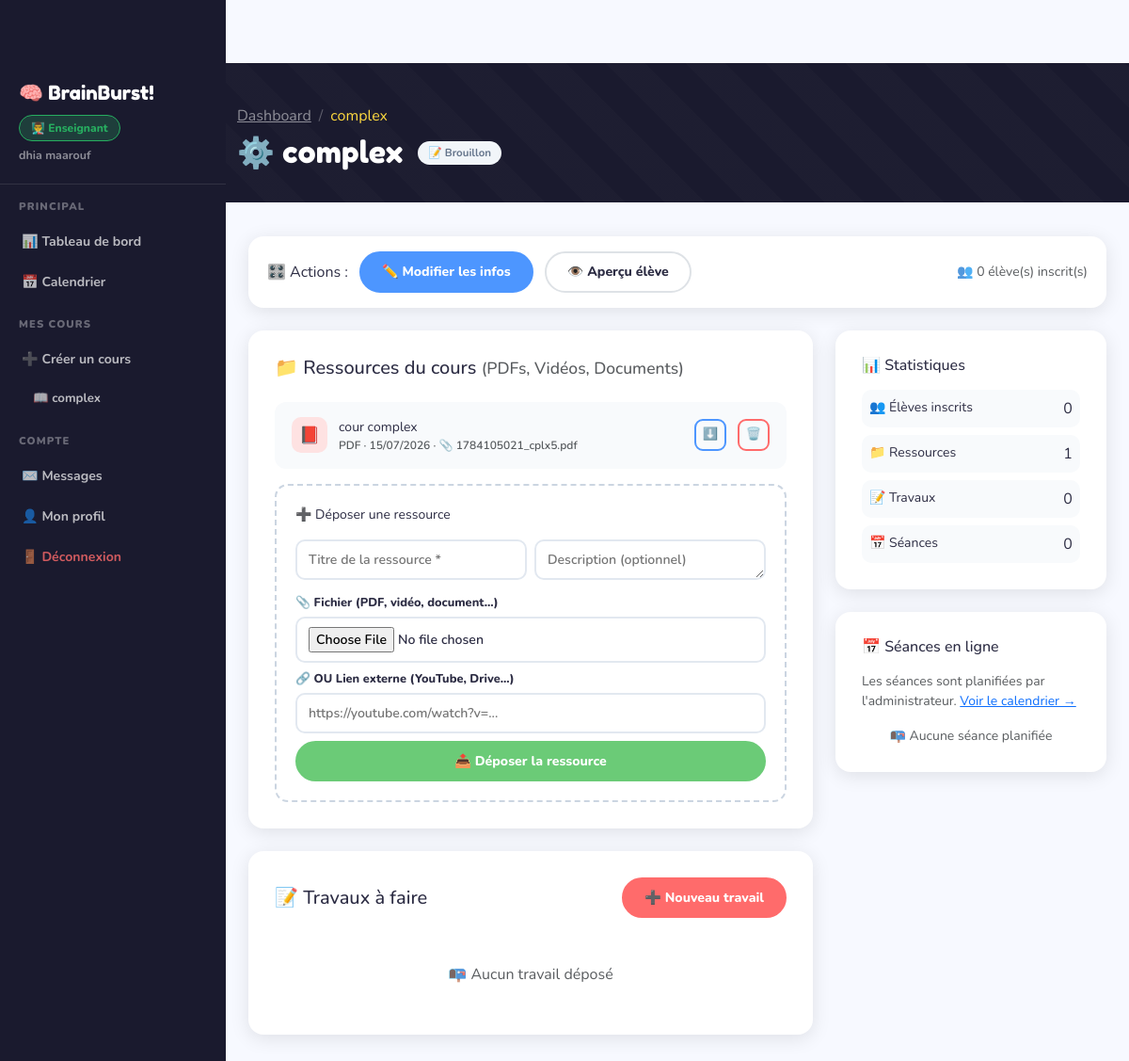
Screenshot of /teacher/cours/1/contenu (signed in) with the database file from the repository.
### app.py (models this page shows)
class User(UserMixin, db.Model):
    id            = db.Column(db.Integer, primary_key=True)
    nom           = db.Column(db.String(100), nullable=False)
    prenom        = db.Column(db.String(100), nullable=False)
    email         = db.Column(db.String(150), unique=True, nullable=False)
    password      = db.Column(db.String(200), nullable=False)
    role          = db.Column(db.String(20),  default='eleve')  # admin | enseignant | eleve
    actif         = db.Column(db.Boolean,     default=True)
    bio           = db.Column(db.Text,        default='')
    date_creation = db.Column(db.DateTime,    default=datetime.utcnow)
    groupe_id     = db.Column(db.Integer, db.ForeignKey('groupe.id'), nullable=True)
    cours_crees  = db.relationship('Cours',       backref='enseignant', lazy=True)
    inscriptions = db.relationship('Inscription', backref='eleve',      lazy=True)
    travaux_rendus = db.relationship('TravauxRendu', backref='eleve',   lazy=True)
    msg_envoyes  = db.relationship('Message', foreign_keys='Message.expediteur_id',   backref='expediteur',   lazy=True)
    msg_recus    = db.relationship('Message', foreign_keys='Message.destinataire_id', backref='destinataire', lazy=True)

class Cours(db.Model):
    id            = db.Column(db.Integer, primary_key=True)
    titre         = db.Column(db.String(200), nullable=False)
    description   = db.Column(db.Text,        nullable=False)
    niveau        = db.Column(db.String(50),   nullable=False)
    publie        = db.Column(db.Boolean,      default=False)
    date_creation = db.Column(db.DateTime,     default=datetime.utcnow)
    enseignant_id = db.Column(db.Integer,      db.ForeignKey('user.id'),    nullable=False)
    matiere_id    = db.Column(db.Integer,      db.ForeignKey('matiere.id'), nullable=True)
    ressources   = db.relationship('Ressource',   backref='cours', lazy=True, cascade='all, delete-orphan')
    inscriptions = db.relationship('Inscription', backref='cours', lazy=True, cascade='all, delete-orphan')
    travaux      = db.relationship('Travail',     backref='cours', lazy=True, cascade='all, delete-orphan')
    seances      = db.relationship('Seance',      backref='cours', lazy=True, cascade='all, delete-orphan')

class Ressource(db.Model):
    id          = db.Column(db.Integer, primary_key=True)
    titre       = db.Column(db.String(200), nullable=False)
    description = db.Column(db.Text)
    type_fichier= db.Column(db.String(20))   # pdf | video | autre
    nom_fichier = db.Column(db.String(300))
    url_externe = db.Column(db.String(500))   # lien YouTube/Drive optionnel
    ordre       = db.Column(db.Integer, default=0)
    date_depot  = db.Column(db.DateTime, default=datetime.utcnow)
    cours_id    = db.Column(db.Integer, db.ForeignKey('cours.id'), nullable=False)

### app.py (the view)
@app.route('/teacher/cours/<int:cid>/contenu')
@login_required
def teacher_cours_contenu(cid):
    if not require_role('enseignant'): return redirect(url_for('dashboard'))
    c = Cours.query.get_or_404(cid)
    if c.enseignant_id != current_user.id:
        flash('Accès refusé.', 'danger'); return redirect(url_for('dashboard'))
    return render_template('teacher/teacher_cours_contenu.html', cours=c)

### templates/teacher/teacher_cours_contenu.html (shortened to what this page needs)
{% extends "base.html" %}
{% block content %}
<div class="page-header">
  <div class="container">
    <nav aria-label="breadcrumb" class="mb-2">
      <ol class="breadcrumb mb-0">
        <li class="breadcrumb-item"><a href="{{ url_for('teacher_dashboard') }}" class="text-white-50">Dashboard</a></li>
        <li class="breadcrumb-item active text-sun">{{ cours.titre[:35] }}</li>
      </ol>
    </nav>
    <div class="d-flex align-items-center gap-3">
      <h2 class="mb-0">⚙️ {{ cours.titre }}</h2>
      <span class="badge-fun {{ 'badge-publie' if cours.publie else 'badge-brouillon' }}">{{ '✅ Publié' if cours.publie else '📝 Brouillon' }}</span>
    </div>
  </div>
</div>
<div class="container-fluid px-4 pb-5">
  <div style="background:white;border-radius:var(--radius);padding:16px 20px;box-shadow:var(--shadow);margin-bottom:24px;display:flex;align-items:center;gap:12px;flex-wrap:wrap">
    <span class="fw-800">🎛️ Actions :</span>
    <a href="{{ url_for('teacher_cours_editer', cid=cours.id) }}" class="btn btn-fun btn-sky btn-sm">✏️ Modifier les infos</a>
    <a href="{{ url_for('cours_apprendre', cid=cours.id) }}" class="btn btn-fun btn-outline-fun btn-sm" target="_blank">👁️ Aperçu élève</a>
    <span class="ms-auto text-muted small fw-700">👥 {{ cours.inscriptions|length }} élève(s) inscrit(s)</span>
  </div>
  <div class="row g-4">
    <div class="col-lg-8">
      <div class="section-block">
        <h5 class="fw-800 mb-4">📁 Ressources du cours <span class="text-muted fw-600 small">(PDFs, Vidéos, Documents)</span></h5>
        {% if cours.ressources %}
        {% for r in cours.ressources %}
        <div class="resource-item">
          <div style="width:38px;height:38px;border-radius:10px;display:flex;align-items:center;justify-content:center;font-size:1.1rem;flex-shrink:0;background:{{ '#fee2e2' if r.type_fichier=='pdf' else '#fce7f3' if r.type_fichier=='video' else '#f0f4ff' }}">
            {{ '📕' if r.type_fichier=='pdf' else '🎬' if r.type_fichier=='video' else '📎' }}
          </div>
          <div class="flex-fill">
            <div class="fw-800 small">{{ r.titre }}</div>
            <div class="text-muted" style="font-size:.75rem;font-weight:600">
              {{ r.type_fichier.upper() }} · {{ r.date_depot.strftime('%d/%m/%Y') }}
              {% if r.nom_fichier %} · 📎 {{ r.nom_fichier[:30] }}{% endif %}
            </div>
          </div>
          {% if r.nom_fichier %}
          <a href="{{ url_for('download_file', filename=r.nom_fichier) }}" class="icon-btn icon-btn-edit" title="Télécharger">⬇️</a>
          {% elif r.url_externe %}
          <a href="{{ r.url_externe }}" target="_blank" class="icon-btn icon-btn-edit" title="Ouvrir">🔗</a>
          {% endif %}
          <form method="POST" action="{{ url_for('teacher_ressource_supprimer', rid=r.id) }}" onsubmit="return confirm('Supprimer ?')">
            <button type="submit" class="icon-btn icon-btn-del">🗑️</button>
          </form>
        </div>
        {% endfor %}
        {% else %}
        <div class="text-center py-4 text-muted fw-600">📭 Aucune ressource déposée</div>
        {% endif %}
        <div class="add-box">
          <div class="fw-800 small text-sky mb-3">➕ Déposer une ressource</div>
          <form method="POST" action="{{ url_for('teacher_ressource_ajouter', cid=cours.id) }}" enctype="multipart/form-data">
            <div class="row g-2">
              <div class="col-md-6">
                <input type="text" name="titre" class="form-control-fun" placeholder="Titre de la ressource *" required>
              </div>
              <div class="col-md-6">
                <textarea name="description" class="form-control-fun" rows="1" placeholder="Description (optionnel)"></textarea>
              </div>
              <div class="col-12">
                <label class="lbl" style="font-size:.8rem">📎 Fichier (PDF, vidéo, document...)</label>
                <input type="file" name="fichier" class="form-control-fun" accept=".pdf,.mp4,.avi,.mov,.pptx,.docx,.zip">
              </div>
              <div class="col-12">
                <label class="lbl" style="font-size:.8rem">🔗 OU Lien externe (YouTube, Drive...)</label>
                <input type="url" name="url_externe" class="form-control-fun" placeholder="https://youtube.com/watch?v=...">
              </div>
              <div class="col-12">
                <button type="submit" class="btn btn-fun btn-mint fw-800 w-100">📤 Déposer la ressource</button>
              </div>
            </div>
          </form>
        </div>
      </div>
      <div class="section-block">
        <div class="d-flex justify-content-between align-items-center mb-4">
          <h5 class="fw-800 mb-0">📝 Travaux à faire</h5>
          <a href="{{ url_for('teacher_travail_creer', cid=cours.id) }}" class="btn btn-fun btn-coral btn-sm">➕ Nouveau travail</a>
        </div>
        {% for t in cours.travaux %}
        <div class="travail-item">
          <div style="font-size:1.5rem">📝</div>
          <div class="flex-fill">
            <div class="fw-800 small">{{ t.titre }}</div>
            <div class="text-muted small fw-600">
              {% if t.date_limite %}⏰ Date limite : {{ t.date_limite.strftime('%d/%m/%Y %H:%M') }}{% else %}Pas de date limite{% endif %}
              · {{ t.rendus|length }} rendu(s)
            </div>
          </div>
          <a href="{{ url_for('teacher_travail_rendus', tid=t.id) }}" class="btn btn-fun btn-sun btn-sm" style="font-size:.78rem">📋 Rendus ({{ t.rendus|length }})</a>
          <form method="POST" action="{{ url_for('teacher_travail_supprimer', tid=t.id) }}" onsubmit="return confirm('Supprimer ce travail ?')">
            <button type="submit" class="icon-btn icon-btn-del">🗑️</button>
          </form>
        </div>
        {% else %}
        <div class="text-center py-4 text-muted fw-600">📭 Aucun travail déposé</div>
        {% endfor %}
      </div>
    </div>
    <div class="col-lg-4">
      <div class="section-block">
        <h6 class="fw-800 mb-3">📊 Statistiques</h6>
        <div class="d-flex flex-column gap-2">
          <div class="d-flex justify-content-between p-2" style="background:#f8fafc;border-radius:10px">
            <span class="fw-700 small">👥 Élèves inscrits</span>
            <span class="fw-900 text-sky">{{ cours.inscriptions|length }}</span>
          </div>
          <div class="d-flex justify-content-between p-2" style="background:#f8fafc;border-radius:10px">
            <span class="fw-700 small">📁 Ressources</span>
            <span class="fw-900 text-sky">{{ cours.ressources|length }}</span>
          </div>
          <div class="d-flex justify-content-between p-2" style="background:#f8fafc;border-radius:10px">
            <span class="fw-700 small">📝 Travaux</span>
            <span class="fw-900 text-sky">{{ cours.travaux|length }}</span>
          </div>
          <div class="d-flex justify-content-between p-2" style="background:#f8fafc;border-radius:10px">
            <span class="fw-700 small">📅 Séances</span>
            <span class="fw-900 text-sky">{{ cours.seances|length }}</span>
          </div>
        </div>
      </div>
      <div class="section-block">
        <h6 class="fw-800 mb-3">📅 Séances en ligne</h6>
        <p class="text-muted small fw-600 mb-3">Les séances sont planifiées par l'administrateur.
          <a href="{{ url_for('teacher_calendrier') }}">Voir le calendrier →</a>
        </p>
        {% for s in cours.seances|sort(attribute='date_seance') %}
        <div style="background:#f0f4ff;border-radius:12px;padding:12px;margin-bottom:8px">
          <div class="fw-800 small">{{ s.titre }}</div>
          <div class="text-sky fw-700 small">{{ s.date_seance.strftime('%d/%m/%Y %H:%M') }} · {{ s.duree }}min</div>
          {% if s.lien_meet %}<a href="{{ s.lien_meet }}" target="_blank" class="btn btn-fun btn-sky btn-sm mt-1" style="font-size:.72rem">🔗 Rejoindre</a>{% endif %}
        </div>
        {% else %}
        <div class="text-center text-muted fw-600 small">📭 Aucune séance planifiée</div>
        {% endfor %}
      </div>
    </div>
  </div>
</div>
{% endblock %}

### templates/base.html (shortened to what this page needs)
<!DOCTYPE html>
<html lang="fr">
<head>
<link href="https://cdnjs.cloudflare.com/ajax/libs/bootstrap/5.3.0/css/bootstrap.min.css" rel="stylesheet">
<link href="https://cdnjs.cloudflare.com/ajax/libs/font-awesome/6.4.0/css/all.min.css" rel="stylesheet">
</head>
<body>
{% if current_user.is_authenticated %}
<div class="side-nav">
  <div style="padding:16px 20px 20px;border-bottom:1px solid rgba(255,255,255,.1)">
    <div style="font-family:'Fredoka One',cursive;color:white;font-size:1.3rem">🧠 BrainBurst!</div>
    <div class="mt-2">
      <span class="role-badge role-{{ current_user.role }}">
        {{ '⚙️ Admin' if current_user.role=='admin' else '👨‍🏫 Enseignant' if current_user.role=='enseignant' else '🎓 Élève' }}
      </span>
    </div>
    <div style="color:rgba(255,255,255,.5);font-size:.78rem;font-weight:700;margin-top:6px">
      {{ current_user.prenom }} {{ current_user.nom }}
    </div>
  </div>
  {% if current_user.role == 'admin' %}
  <div class="nav-section">Principal</div>
  <a href="{{ url_for('admin_dashboard') }}" class="{{ 'active' if request.endpoint=='admin_dashboard' }}">📊 Tableau de bord</a>
  <a href="{{ url_for('admin_calendrier') }}" class="{{ 'active' if request.endpoint=='admin_calendrier' }}">📅 Calendrier</a>
  <div class="nav-section">Gestion</div>
  <a href="{{ url_for('admin_users') }}" class="{{ 'active' if request.endpoint in ['admin_users','admin_user_creer','admin_user_editer'] }}">👥 Utilisateurs</a>
  <a href="{{ url_for('admin_matieres') }}" class="{{ 'active' if request.endpoint in ['admin_matieres','admin_matiere_creer','admin_matiere_editer'] }}">📚 Matières</a>
  <a href="{{ url_for('admin_annonces') }}" class="{{ 'active' if request.endpoint=='admin_annonces' }}">📢 Annonces</a>
  <div class="nav-section">Commun</div>
  <a href="{{ url_for('liste_cours') }}">🔍 Voir les cours</a>
  {% elif current_user.role == 'enseignant' %}
  <div class="nav-section">Principal</div>
  <a href="{{ url_for('teacher_dashboard') }}" class="{{ 'active' if request.endpoint=='teacher_dashboard' }}">📊 Tableau de bord</a>
  <a href="{{ url_for('teacher_calendrier') }}" class="{{ 'active' if request.endpoint=='teacher_calendrier' }}">📅 Calendrier</a>
  <div class="nav-section">Mes cours</div>
  <a href="{{ url_for('teacher_cours_creer') }}" class="{{ 'active' if request.endpoint=='teacher_cours_creer' }}">➕ Créer un cours</a>
  {% for c in current_user.cours_crees %}
  <a href="{{ url_for('teacher_cours_contenu', cid=c.id) }}" style="padding-left:32px;font-size:.83rem">
    📖 {{ c.titre[:22] }}
  </a>
  {% endfor %}
  {% endif %}
  <div class="nav-section">Compte</div>
  <a href="{{ url_for('messages') }}">✉️ Messages</a>
  <a href="{{ url_for('profil') }}">👤 Mon profil</a>
  <a href="{{ url_for('logout') }}" style="color:rgba(255,107,107,.8)!important">🚪 Déconnexion</a>
</div>
<div class="main-content">
{% endif %}
{% block content %}{% endblock %}
</div>
</body>
</html>

### rows the page displays
User: role "👨‍🏫 Enseignant", prenom "dhia", nom "maarouf"
Cours: titre "complex", publie "📝 Brouillon"
Ressource: type_fichier "📕", titre "cour complex", type_fichier "PDF", date_depot "15/07/2026", nom_fichier "1784105021_cplx5.pdf"

### other values shown
{{ cours.inscriptions|length }} "0"
{{ cours.ressources|length }} "1"
{{ cours.travaux|length }} "0"
{{ cours.seances|length }} "0"
